Frame 1 (no input): blank canvas, image omitted
Frame 60 (no input): blank canvas, image omitted
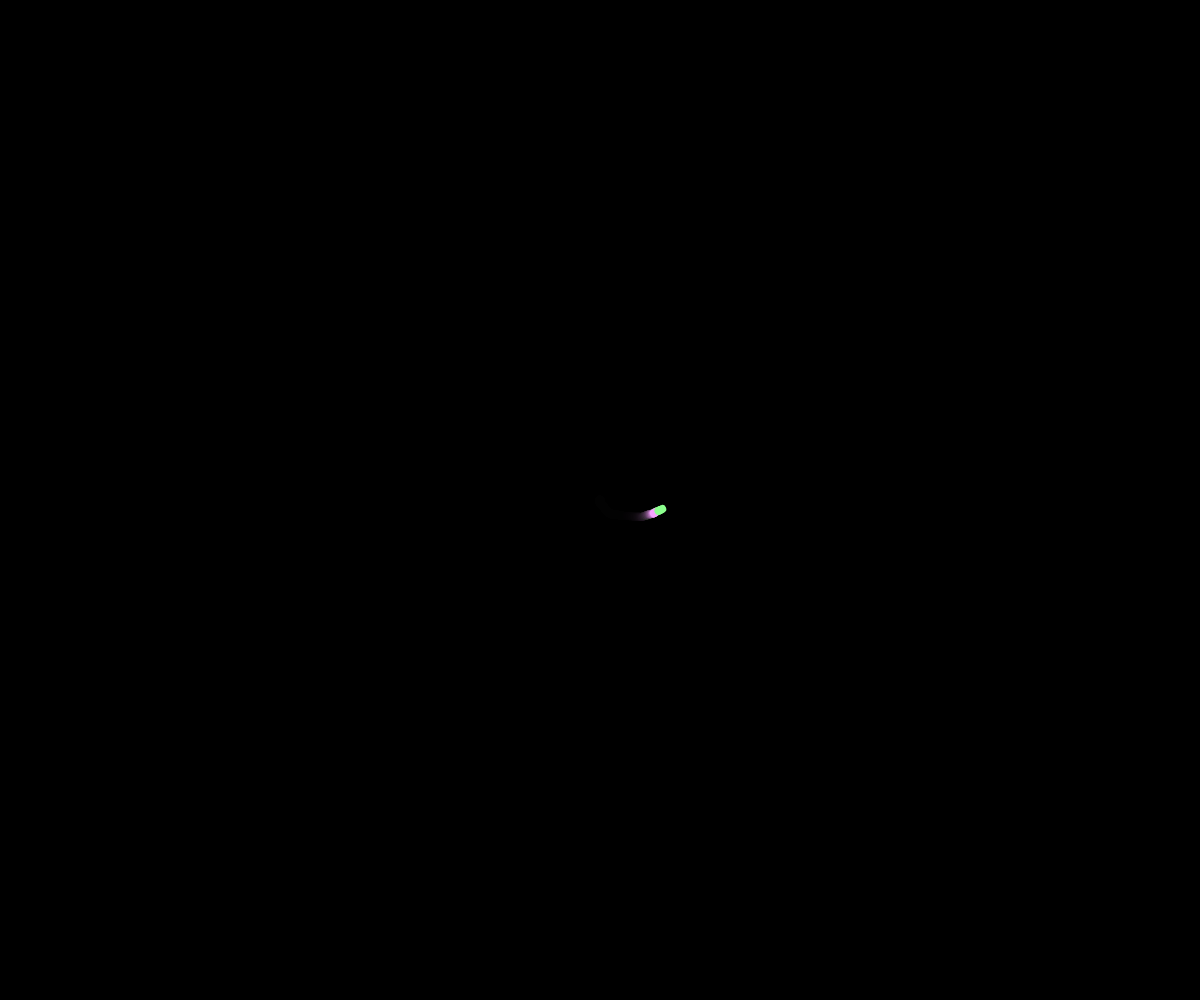
Frame 120 (the mouse pressed at the canvas centre since frame 60)

The p5.js sketch whose frames 1 and 60 were blank and that drew this single picture after the mouse press (run headless with seeded random() and noise() and a simulated clock; from frame 60 on, the mouse is pressed at the canvas centre):

// p5.js sketch
// ── sketch.js
let cell = [];
let flash = 0;
let RandomColors = ['#fff983','#8cff8e','#ffb073','#8ad2ff','#f6a3ff','#ff92ab']

function setup() {
  createCanvas(windowWidth, windowHeight);
  background(0);
}

function mousePressed() {
    cell.push(new Cell(mouseX, mouseY));
  }

function keyPressed() {
	  if (key === ' ') {
    cell = [];
	flash = 255;
	}

  
}

function draw() {
  background(0,50);
  for (let i=0; i<cell.length; i++) {
    if (cell[i].isDone() == true) {
      cell.splice(i,1);}
      else{
    cell[i].show();
    cell[i].update();

    if (cell[i].shouldSplit()) {
      cell.push(cell[i].split());
    }

    if (cell[i].isDone()) {
      cell.splice(i,1);
    } else {
      cell[i].show();
    }
  }
}
displayWarning();
	if (flash > 250) {
    fill(255, flash); 
    noStroke();
    rect(0, 0, width, height); 
    flash -= 0.2; 
  }
	else if (0<flash <= 250) {
		fill(255, flash); // 
    noStroke();
    rect(0, 0, width, height); 
    flash -= 2;}

}



function displayWarning() {
  let count = cell.length;
  if (count >1600) {
    push();
    fill(255, 255, 255);
    stroke(255,0,0);
    strokeWeight(14);
    textSize(40);
    textAlign(CENTER, CENTER); 
    textStyle(BOLD);
    text(`⚠\nWARNING!\nToo Many Mutations!\nPress SPACE to Terminate!`, width / 2, height /2);
    pop();  
  }
}


class Cell {
  constructor(x,y,c) {
    this.x = x;
    this.y = y;
    this.dx = 0;
    this.dy = 0;
    this.d = 10;
    this.color = random(RandomColors);


    this.px = this.x;
    this.py = this.y; //원들이 보이는 게 맘에 안 드니까 px,py를 만들어 
    // 이전 위치를 저장해서 선으로 연결해보자   

    this.age = 0;
    this.splitInterval = 50;
    this.nextSplit = this.splitInterval;
  }

  show() {
    stroke(this.color);
    strokeWeight(8);
    fill(random(RandomColors));
    line(this.px, this.py, this.x, this.y);
  }

  update() {
    this.age +=1;
    this.px = this.x;
    this.py = this.y; //업데이트 전에 이전 위치 저장

    this.x += this.dx;
    this.y += this.dy;
    
    this.d *= random(0.998, 0.999);
    this.dx += random(-0.2,0.2);
    this.dy += random(-0.2,0.2);
  }

  shouldSplit() {
    if (this.age >= this.nextSplit) {
      this.nextSplit += this.splitInterval;
      return true;
    }
    return false;
  }

  split() {
    let newColor = random(RandomColors);
    let child = new Cell(this.x, this.y, newColor);
    child.dx = this.dx + random(-0.2, 0.2);
    child.dy = this.dy + random(-0.2, 0.2);
    child.d *= random(0.998, 0.999);
    child.px = this.x;
    child.py = this.y;
    return child;
  }

  isDone() {
    if (this.x>width || this.x<0 || this.y>height || this.y< 0) {
      return true;
    } else {
      return false;
    }
  }
}
